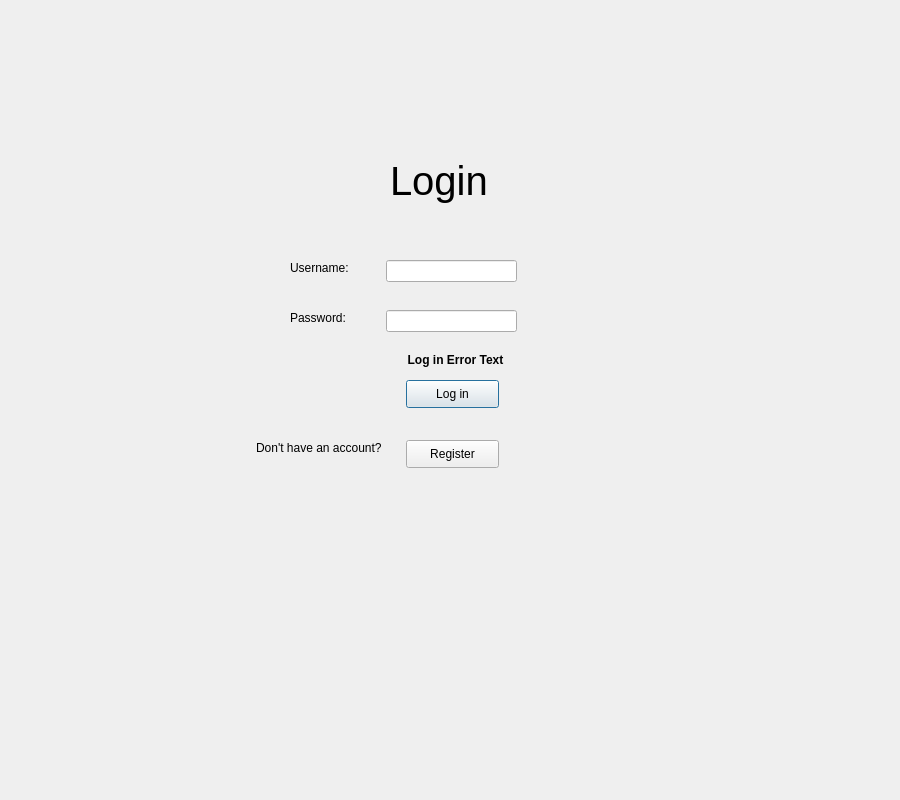
<?xml version="1.0" encoding="UTF-8"?>
<ui version="4.0">
 <class>Dialog</class>
 <widget class="QDialog" name="Dialog">
  <property name="geometry">
   <rect>
    <x>0</x>
    <y>0</y>
    <width>900</width>
    <height>800</height>
   </rect>
  </property>
  <property name="windowTitle">
   <string>Dialog</string>
  </property>
  <widget class="QLabel" name="label">
   <property name="geometry">
    <rect>
     <x>290</x>
     <y>260</y>
     <width>91</width>
     <height>16</height>
    </rect>
   </property>
   <property name="text">
    <string>Username:</string>
   </property>
  </widget>
  <widget class="QLabel" name="label_2">
   <property name="geometry">
    <rect>
     <x>290</x>
     <y>310</y>
     <width>81</width>
     <height>16</height>
    </rect>
   </property>
   <property name="text">
    <string>Password:</string>
   </property>
  </widget>
  <widget class="QLabel" name="label_3">
   <property name="geometry">
    <rect>
     <x>390</x>
     <y>140</y>
     <width>311</width>
     <height>81</height>
    </rect>
   </property>
   <property name="font">
    <font>
     <pointsize>30</pointsize>
    </font>
   </property>
   <property name="text">
    <string>Login</string>
   </property>
  </widget>
  <widget class="QLineEdit" name="usernameEntry">
   <property name="geometry">
    <rect>
     <x>386</x>
     <y>260</y>
     <width>131</width>
     <height>22</height>
    </rect>
   </property>
  </widget>
  <widget class="QLineEdit" name="passwordEntry">
   <property name="geometry">
    <rect>
     <x>386</x>
     <y>310</y>
     <width>131</width>
     <height>22</height>
    </rect>
   </property>
  </widget>
  <widget class="QPushButton" name="loginButton">
   <property name="geometry">
    <rect>
     <x>406</x>
     <y>380</y>
     <width>93</width>
     <height>28</height>
    </rect>
   </property>
   <property name="text">
    <string>Log in</string>
   </property>
  </widget>
  <widget class="QPushButton" name="registerButton">
   <property name="geometry">
    <rect>
     <x>406</x>
     <y>440</y>
     <width>93</width>
     <height>28</height>
    </rect>
   </property>
   <property name="text">
    <string>Register</string>
   </property>
  </widget>
  <widget class="QLabel" name="label_4">
   <property name="geometry">
    <rect>
     <x>256</x>
     <y>440</y>
     <width>141</width>
     <height>16</height>
    </rect>
   </property>
   <property name="text">
    <string>Don't have an account?</string>
   </property>
  </widget>
  <widget class="QLabel" name="loginError">
   <property name="geometry">
    <rect>
     <x>280</x>
     <y>350</y>
     <width>351</width>
     <height>20</height>
    </rect>
   </property>
   <property name="font">
    <font>
     <weight>75</weight>
     <bold>true</bold>
    </font>
   </property>
   <property name="text">
    <string>Log in Error Text</string>
   </property>
   <property name="alignment">
    <set>Qt::AlignCenter</set>
   </property>
  </widget>
 </widget>
 <resources/>
 <connections/>
</ui>
